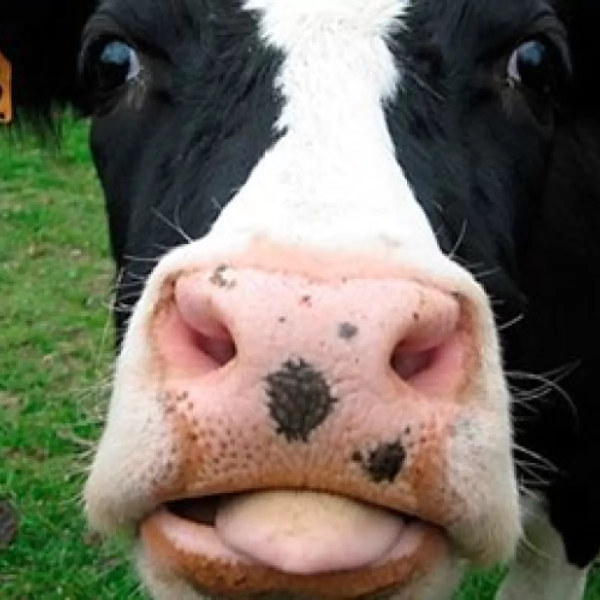
#> input picture media/168255-173411_JV0sOnP.webp, 1200 x 1200 px (shown at 1/2 size); its folder holds only this picture in this run
$ python -i trainer.py   (imports and definitions only)
#> lines starting #> are read from the running program, lines starting #| are printed output that depends on the picture; after the words box and inside, x2 and y2 are one past the last pixel; in counts of white or black regions, pixels touching at a corner belong together
#> further down, picture is the input picture: shape (1200, 1200, 3); mean B, G, R 92.4, 105.9, 111.1
import os
import cv2
import numpy as np
import hashlib
# ORB and Haar Cascade init
orb = cv2.ORB_create()
descriptors = []
labels = []
label_dict = {}
label_idx = 0

nose_cascade = cv2.CascadeClassifier('api/cascade.xml')

output_dir = 'output'
# [1 line not run here, left out]

# [7 lines left out: function extract_nose, not called in this run]

def convert_image(image):
    gray_image = cv2.cvtColor(image, cv2.COLOR_BGR2GRAY)
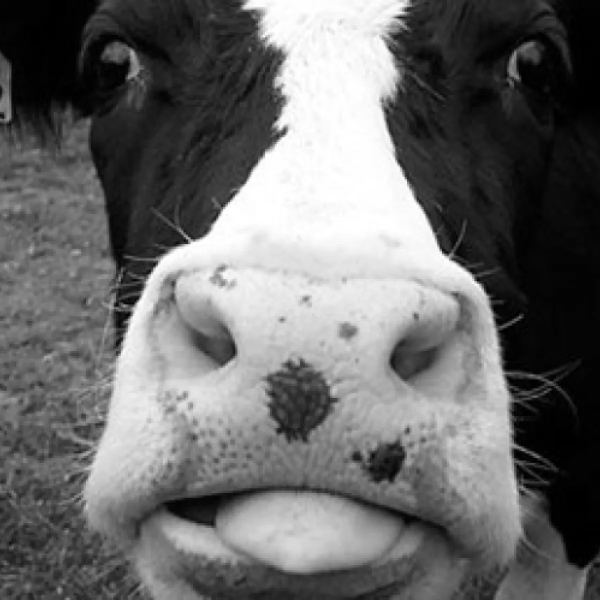
#> gray_image: shape (1200, 1200) (shown at 1/2 size); min 0, max 255, mean 105.9
    adaptive_thresh = cv2.adaptiveThreshold(
        gray_image, 255, cv2.ADAPTIVE_THRESH_GAUSSIAN_C, cv2.THRESH_BINARY, 11, 2)
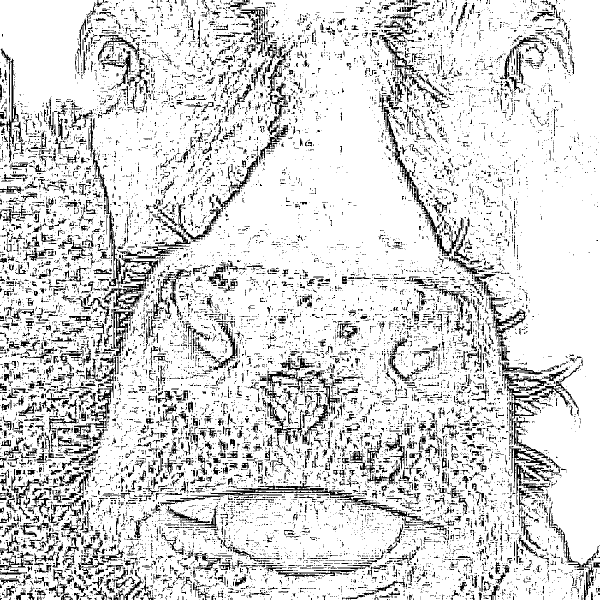
#> adaptive_thresh: shape (1200, 1200) (shown at 1/2 size); 84% white; black in thin lines or dots
    inverted_image = cv2.bitwise_not(adaptive_thresh)
#> inverted_image: shape (1200, 1200); 16% white in thin lines or dots
    kernel = np.ones((3, 3), np.uint8)
    processed_image = cv2.morphologyEx(inverted_image, cv2.MORPH_CLOSE, kernel)
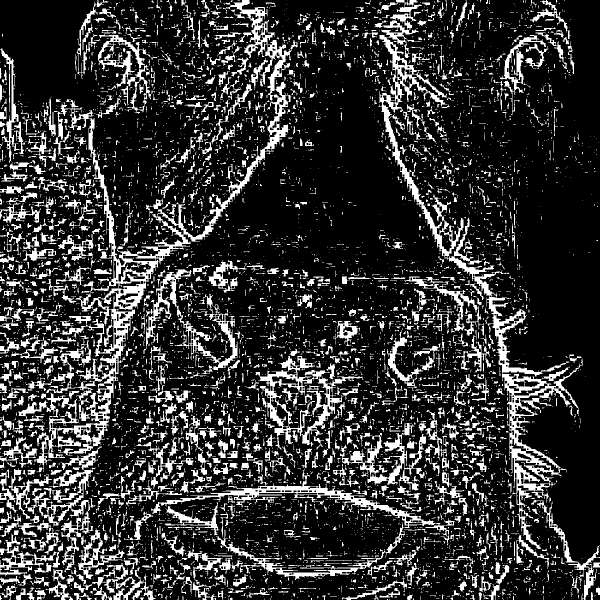
#> processed_image: shape (1200, 1200) (shown at 1/2 size); 20.1% white; 6413 white regions (5131 under 20 px), largest, box (x1, y1, x2, y2) and area: (37, 0, 595, 945) 39996, (749, 0, 1166, 1098) 28887, (302, 937, 908, 1161) 12543
    processed_image = cv2.resize(processed_image, (256, 256))
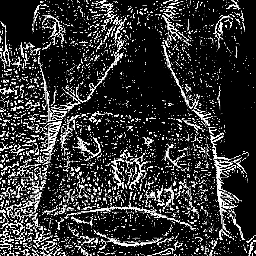
#> processed_image: shape (256, 256); min 0, max 255, mean 51.3
    return processed_image

def get_unique_id(image_bytes):
    return hashlib.md5(image_bytes).hexdigest()[:8]

# [76 lines left out: functions train_on_image, finalize_training, not called in this run]

>>> import cv2
>>> picture = cv2.imread('../media/168255-173411_JV0sOnP.webp')
>>> result = convert_image(picture)
